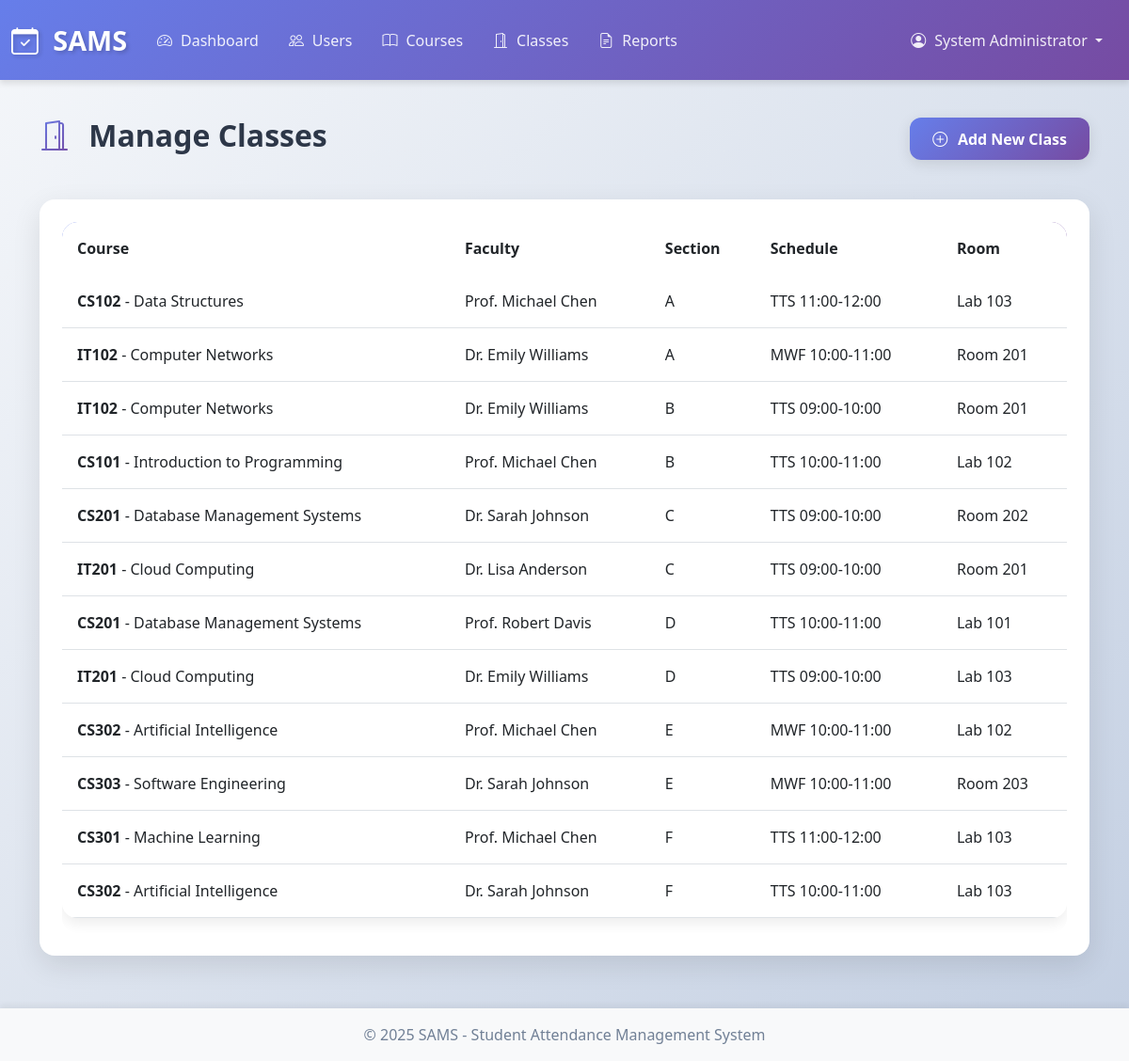
The page /admin/classes (signed in) on the database its author committed.
### app.py (models this page shows)
class User(db.Model):
    __tablename__ = 'users'
    id = db.Column(db.Integer, primary_key=True)
    username = db.Column(db.String(80), unique=True, nullable=False)
    email = db.Column(db.String(120), unique=True, nullable=False)
    password_hash = db.Column(db.String(200), nullable=False)
    role = db.Column(db.String(20), nullable=False)
    full_name = db.Column(db.String(100), nullable=False)
    created_at = db.Column(db.DateTime, default=datetime.utcnow)
    is_active = db.Column(db.Boolean, default=True)

class Class(db.Model):
    __tablename__ = 'classes'
    id = db.Column(db.Integer, primary_key=True)
    course_id = db.Column(db.Integer, db.ForeignKey('courses.id'), nullable=False)
    faculty_id = db.Column(db.Integer, db.ForeignKey('faculty.id'), nullable=False)
    section = db.Column(db.String(10))
    schedule = db.Column(db.String(100))
    room = db.Column(db.String(20))
    course = db.relationship('Course', backref='classes')
    faculty = db.relationship('Faculty', backref='classes')

class Course(db.Model):
    __tablename__ = 'courses'
    id = db.Column(db.Integer, primary_key=True)
    course_code = db.Column(db.String(20), unique=True, nullable=False)
    course_name = db.Column(db.String(100), nullable=False)
    department = db.Column(db.String(100))
    credits = db.Column(db.Integer)
    year = db.Column(db.Integer)
    semester = db.Column(db.Integer)

### app.py (the view)
@app.route('/admin/classes')
@role_required('admin')
def admin_classes():
    classes = Class.query.all()
    return render_template('admin/classes.html', classes=classes)

### app.py (called while the page is built)
@app.before_request
def check_session_timeout():
    if 'user_id' in session:
        session.permanent = True
        last_activity = session.get('last_activity')
        if last_activity:
            last_activity_time = datetime.fromisoformat(last_activity)
            if datetime.now() - last_activity_time > timedelta(minutes=30):
                session.clear()
                flash('Your session has expired. Please log in again.', 'warning')
                return redirect(url_for('login'))
        session['last_activity'] = datetime.now().isoformat()

def role_required(*roles):
    def decorator(f):
        @wraps(f)
        def decorated_function(*args, **kwargs):
            if 'user_id' not in session:
                flash('Please log in to access this page.', 'warning')
                return redirect(url_for('login'))
            user = User.query.get(session['user_id'])
            if not user:
                session.clear()
                flash('Your session is invalid. Please log in again.', 'warning')
                return redirect(url_for('login'))
            if user.role not in roles:
                flash('You do not have permission to access this page.', 'danger')
                return redirect(url_for('dashboard'))
            return f(*args, **kwargs)
        return decorated_function
    return decorator

### templates/admin/classes.html (shortened to what this page needs)
{% extends "base.html" %}
{% block content %}
<div class="row mb-4">
    <div class="col-md-6"><h2><i class="bi bi-door-open"></i> Manage Classes</h2></div>
    <div class="col-md-6 text-end">
        <a href="{{ url_for('admin_add_class') }}" class="btn btn-primary"><i class="bi bi-plus-circle"></i> Add New Class</a>
    </div>
</div>
<div class="card">
    <div class="card-body">
        <div class="table-responsive">
            <table class="table table-hover">
                <thead><tr><th>Course</th><th>Faculty</th><th>Section</th><th>Schedule</th><th>Room</th></tr></thead>
                <tbody>
                    {% for class in classes %}
                    <tr>
                        <td><strong>{{ class.course.course_code }}</strong> - {{ class.course.course_name }}</td>
                        <td>{{ class.faculty.user.full_name }}</td>
                        <td>{{ class.section }}</td>
                        <td>{{ class.schedule }}</td>
                        <td>{{ class.room }}</td>
                    </tr>
                    {% endfor %}
                </tbody>
            </table>
        </div>
    </div>
</div>
{% endblock %}

### templates/base.html (shortened to what this page needs)
<!DOCTYPE html>
<html lang="en">
<head>
    <link href="https://cdn.jsdelivr.net/npm/bootstrap@5.3.0/dist/css/bootstrap.min.css" rel="stylesheet">
    <link rel="stylesheet" href="https://cdn.jsdelivr.net/npm/bootstrap-icons@1.10.0/font/bootstrap-icons.css">
    <link rel="stylesheet" href="{{ url_for('static', filename='css/style.css') }}">
</head>
<body>
    {% if session.user_id %}
    <nav class="navbar navbar-expand-lg navbar-dark bg-primary">
        <div class="container-fluid">
            <a class="navbar-brand" href="{{ url_for('dashboard') }}">
                <i class="bi bi-calendar-check"></i> SAMS
            </a>
            <div class="collapse navbar-collapse" id="navbarNav">
                <ul class="navbar-nav me-auto">
                    {% if session.role == 'admin' %}
                    <li class="nav-item">
                        <a class="nav-link" href="{{ url_for('admin_dashboard') }}">
                            <i class="bi bi-speedometer2"></i> Dashboard
                        </a>
                    </li>
                    <li class="nav-item">
                        <a class="nav-link" href="{{ url_for('admin_users') }}">
                            <i class="bi bi-people"></i> Users
                        </a>
                    </li>
                    <li class="nav-item">
                        <a class="nav-link" href="{{ url_for('admin_courses') }}">
                            <i class="bi bi-book"></i> Courses
                        </a>
                    </li>
                    <li class="nav-item">
                        <a class="nav-link" href="{{ url_for('admin_classes') }}">
                            <i class="bi bi-door-open"></i> Classes
                        </a>
                    </li>
                    <li class="nav-item">
                        <a class="nav-link" href="{{ url_for('admin_reports') }}">
                            <i class="bi bi-file-earmark-text"></i> Reports
                        </a>
                    </li>
                    {% endif %}
                </ul>
                <ul class="navbar-nav">
                    <li class="nav-item dropdown">
                        <a class="nav-link dropdown-toggle" href="#" id="navbarDropdown" role="button" data-bs-toggle="dropdown">
                            <i class="bi bi-person-circle"></i> {{ session.full_name }}
                        </a>
                    </li>
                </ul>
            </div>
        </div>
    </nav>
    {% endif %}
    <main class="container my-4">
        {% block content %}{% endblock %}
    </main>
    <footer class="footer mt-auto py-3 bg-light">
        <div class="container text-center">
            <span class="text-muted">© 2025 SAMS - Student Attendance Management System</span>
        </div>
    </footer>
</body>
</html>

### static/css/style.css (style rules this page uses)
:root { --primary-gradient: linear-gradient(135deg, #667eea 0%, #764ba2 100%); --success-gradient: linear-gradient(135deg, #11998e 0%, #38ef7d 100%); --info-gradient: linear-gradient(135deg, #2193b0 0%, #6dd5ed 100%); --warning-gradient: linear-gradient(135deg, #f093fb 0%, #f5576c 100%); --danger-gradient: linear-gradient(135deg, #fa709a 0%, #fee140 100%); --dark-gradient: linear-gradient(135deg, #434343 0%, #000000 100%); }
* { margin: 0; padding: 0; box-sizing: border-box; }
body { background: linear-gradient(135deg, #f5f7fa 0%, #c3cfe2 100%); min-height: 100vh; display: flex; flex-direction: column; font-family: 'Segoe UI', Tahoma, Geneva, Verdana, sans-serif; color: #2d3748; }
main { flex: 1; }
.navbar { background: var(--primary-gradient) !important; box-shadow: 0 4px 6px rgba(0,0,0,0.1); padding: 1rem 0; }
.navbar-brand { font-weight: 700; font-size: 1.8rem; color: white !important; text-shadow: 2px 2px 4px rgba(0,0,0,0.2); transition: transform 0.3s ease; }
.navbar-brand i { margin-right: 0.5rem; animation: pulse 2s infinite; }
.nav-link { color: rgba(255,255,255,0.9) !important; font-weight: 500; transition: all 0.3s ease; padding: 0.5rem 1rem !important; border-radius: 0.5rem; }
.nav-link i { margin-right: 0.3rem; }
.card { border: none; border-radius: 1rem; box-shadow: 0 10px 30px rgba(0,0,0,0.1); margin-bottom: 2rem; transition: all 0.3s ease; overflow: hidden; }
.card-body { padding: 1.5rem; }
.btn { border-radius: 0.75rem; padding: 0.65rem 1.5rem; font-weight: 600; transition: all 0.3s ease; border: none; box-shadow: 0 4px 15px rgba(0,0,0,0.1); }
.btn-primary { background: var(--primary-gradient); }
.btn i { margin-right: 0.4rem; }
.table { background-color: white; border-radius: 1rem; overflow: hidden; box-shadow: 0 5px 15px rgba(0,0,0,0.08); }
.table thead { background: var(--primary-gradient); color: white; }
.table thead th { border: none; padding: 1rem; font-weight: 600; }
.table tbody tr { transition: all 0.3s ease; }
.table tbody td { vertical-align: middle; padding: 1rem; }
.table-responsive { border-radius: 1rem; overflow-x: auto; }
.footer { background: white; padding: 2rem 0; margin-top: 3rem; box-shadow: 0 -4px 6px rgba(0,0,0,0.05); }
.footer .text-muted { color: #718096 !important; font-weight: 500; }
h1, h2, h3, h4, h5, h6 { color: #2d3748; font-weight: 700; margin-bottom: 1.5rem; }
h2 { font-size: 2rem; }
h2 i { margin-right: 0.75rem; background: var(--primary-gradient); -webkit-background-clip: text; -webkit-text-fill-color: transparent; background-clip: text; }

### rows shown on the page
User: full_name "System Administrator"
Class: course.course_code "CS102", course.course_name "Data Structures", faculty.user.full_name "Prof. Michael Chen", section "A", schedule "TTS 11:00-12:00", room "Lab 103"
Class: course.course_code "IT102", course.course_name "Computer Networks", faculty.user.full_name "Dr. Emily Williams", section "A", schedule "MWF 10:00-11:00", room "Room 201"
Class: course.course_code "IT102", course.course_name "Computer Networks", faculty.user.full_name "Dr. Emily Williams", section "B", schedule "TTS 09:00-10:00", room "Room 201"
Class: course.course_code "CS101", course.course_name "Introduction to Programming", faculty.user.full_name "Prof. Michael Chen", section "B", schedule "TTS 10:00-11:00", room "Lab 102"
Class: course.course_code "CS201", course.course_name "Database Management Systems", faculty.user.full_name "Dr. Sarah Johnson", section "C", schedule "TTS 09:00-10:00", room "Room 202"
Class: course.course_code "IT201", course.course_name "Cloud Computing", faculty.user.full_name "Dr. Lisa Anderson", section "C", schedule "TTS 09:00-10:00", room "Room 201"
Class: course.course_code "CS201", course.course_name "Database Management Systems", faculty.user.full_name "Prof. Robert Davis", section "D", schedule "TTS 10:00-11:00", room "Lab 101"
Class: course.course_code "IT201", course.course_name "Cloud Computing", faculty.user.full_name "Dr. Emily Williams", section "D", schedule "TTS 09:00-10:00", room "Lab 103"
Class: course.course_code "CS302", course.course_name "Artificial Intelligence", faculty.user.full_name "Prof. Michael Chen", section "E", schedule "MWF 10:00-11:00", room "Lab 102"
Class: course.course_code "CS303", course.course_name "Software Engineering", faculty.user.full_name "Dr. Sarah Johnson", section "E", schedule "MWF 10:00-11:00", room "Room 203"
Class: course.course_code "CS301", course.course_name "Machine Learning", faculty.user.full_name "Prof. Michael Chen", section "F", schedule "TTS 11:00-12:00", room "Lab 103"
Class: course.course_code "CS302", course.course_name "Artificial Intelligence", faculty.user.full_name "Dr. Sarah Johnson", section "F", schedule "TTS 10:00-11:00", room "Lab 103"
